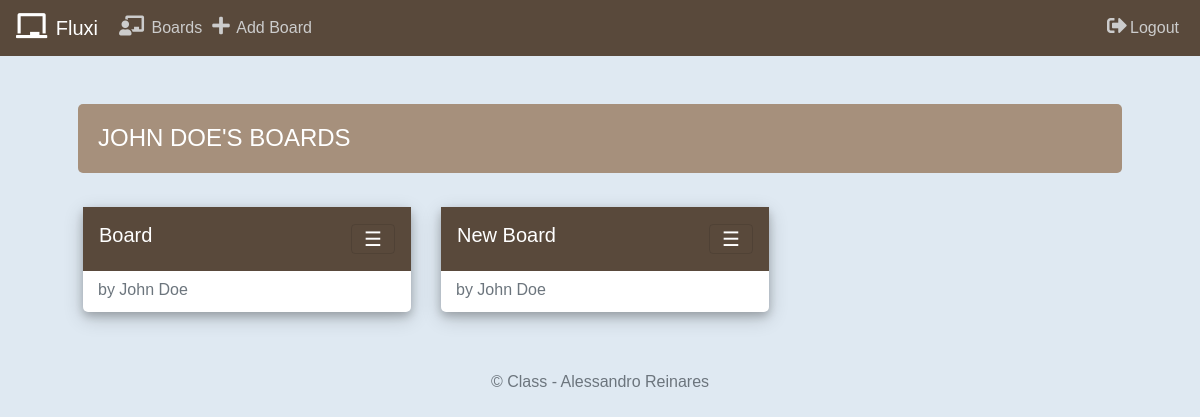
/user (signed in), run on the app's committed database.
### tables this page shows
CREATE TABLE 'users' ('id' integer PRIMARY KEY AUTOINCREMENT NOT NULL, 'name' varchar(255), 'surname' varchar(255), 'username' varchar(255), 'hash' text);

CREATE TABLE "boards" ('id' integer PRIMARY KEY AUTOINCREMENT NOT NULL, 'user_id' integer, 'name' varchar(255));

### app.py (the view)
@app.route("/user")
@login_required
def user():
    users = db.execute("SELECT * FROM users WHERE id = :user_id", user_id=session["user_id"])
    boards = db.execute("SELECT * FROM boards WHERE user_id = :user_id", user_id=session["user_id"])
    user = users[0]
    return render_template("user.html", user=user, boards=boards)

### app.py (called while the page is built)
def login_required(f):
    @wraps(f)
    def decorated_function(*args, **kwargs):
        if session.get("user_id") is None:
            return redirect("/login")
        return f(*args, **kwargs)
    return decorated_function

@app.after_request
def after_request(response):
    response.headers["Cache-Control"] = "no-cache, no-store, must-revalidate"
    response.headers["Expires"] = 0
    response.headers["Pragma"] = "no-cache"
    return response

### templates/user.html (shortened to what this page needs)
{% extends "layout.html" %}
{% block main %}
<h1>{{user['name']}} {{user['surname']}}'s Boards</h1>
<br>
<div class="row">
    {% for board in boards %}
    <div class="col-lg-4">
        <div class="board">
            <nav class="navbar navbar-light">
                <h3 class="navbar-brand">{{ board['name'] }}</h3>
                <button class="navbar-toggler" type="button" data-toggle="collapse"
                    data-target="#board_{{ board['id'] }}" aria-controls="board_{{ board['id'] }}" aria-expanded="false"
                    aria-label="Toggle navigation">
                    <span class="toggler">&#9776;</span>
                </button>
            </nav>
            <div class="board-text">
                <h6 class="card-subtitle mb-2 text-muted">by {{ user["name"] }} {{ user["surname"] }}</h6>
            </div>
        </div>
    </div>
    {% endfor %}
</div>
{% endblock %}

### static/styles.css (style rules this page uses)
body { font-family: 'Helvetica', 'Arial', sans-serif; width: 100vw; background: #DFE9F2; }
h1 { background: #a6907c; color: #ffffff; margin: 0; padding: 20px; text-transform: uppercase; font-size: 24px; font-weight: normal; border-radius: 5px!important; }
.board { width: 100%; margin: 10px 5px; background: #ffffff; color: #666666; border-radius: 5px!important; box-shadow: 0 4px 8px 0 rgba(0, 0, 0, 0.2), 0 6px 20px 0 rgba(0, 0, 0, 0.19); }
.navbar-brand { color:#ffffff!important; overflow: hidden; }
.board-text { padding: 15px 15px 5px 15px; }
.navbar-toggler { color: #ffffff!important; }
.navbar { background: #59493b; }
.row { display: -ms-flexbox; display: flex; -ms-flex-wrap: wrap; flex-wrap: wrap; margin-right: -15px; margin-left: -15px; }

### data on the page
users: name "JOHN", surname "DOE", name "John", surname "Doe"
boards: name "Board"
boards: name "New Board"
